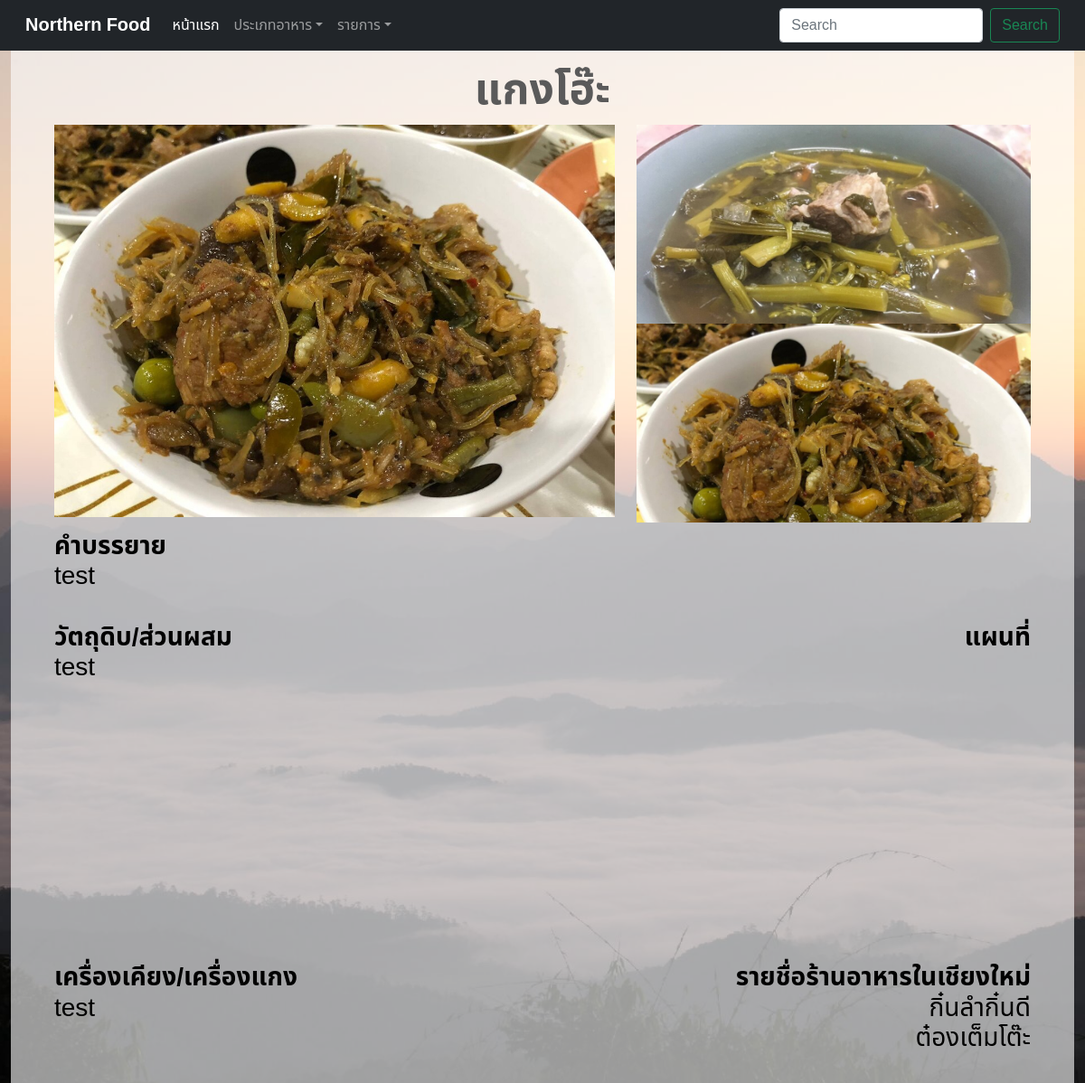
Screenshot of /food_detail.php?food_id=46 with the database file from the repository.
### tables this page shows
CREATE TABLE `nf_food` (
  `food_id` int(11) NOT NULL,
  `food_name` varchar(100) NOT NULL,
  `food_desc` text NOT NULL,
  `food_img` text NOT NULL,
  `food_ingredients` text NOT NULL,
  `food_spices` text NOT NULL,
  `food_bg` text NOT NULL,
  `type_id` int(11) NOT NULL
);

CREATE TABLE `nf_res` (
  `res_id` int(11) NOT NULL,
  `res_name` varchar(100) NOT NULL,
  `res_img` text NOT NULL,
  `res_map` text NOT NULL,
  `res_bg` text NOT NULL,
  `res_desc` text NOT NULL
);

CREATE TABLE `nf_food_res` (
  `food_res_id` int(11) NOT NULL,
  `food_id` int(11) NOT NULL,
  `res_id` int(11) NOT NULL
);

### food_detail.php (the view, shortened to what this page needs)
<?php
require_once 'template_user/head_template.php';
require_once 'template_user/navbar_template.php';
include_once('./admin_page/model/connection.php');
if (isset($_REQUEST['food_id'])) {
    try {
        $id = $_REQUEST['food_id'];
        $select_stmt = $db->prepare("SELECT * FROM nf_food_res
                                     INNER JOIN nf_food ON nf_food_res.food_id = nf_food.food_id
                                     INNER JOIN nf_res ON nf_food_res.res_id = nf_res.res_id
                                     WHERE nf_food.food_id = :id");
        $select_stmt->bindParam(":id", $id);
        $select_stmt->execute();
        $data = $select_stmt->fetch(PDO::FETCH_ASSOC);
    } catch (PDOException $e) {
        $e->getMessage();
    }
}
$food = $db->prepare('SELECT * from nf_food ORDER BY RAND() LIMIT 2');
$food->execute();
$food_row = $food->fetchAll();
?>
<body style="background: url(upload/food/bg/<?php echo $data['food_bg']; ?>);
             height: 100vh;
             background-position: center;
             background-repeat: no-repeat;
             background-size: cover;
             background-attachment: fixed;">
    <div class="container-fluid">
        <div class="row">
            <div class="col-12">
                <div style="background-color: rgba(255, 255, 255, 0.6);" class="px-4 py-4 text-center">
                    <h1 class="display-5 fw-bold"><?php echo $data['food_name']; ?></h1>
                    <div class="container">
                        <div class="row">
                            <div class="col-7">
                                <img class="img-fluid" src="upload/food/img/<?php echo $data['food_img'] ?>" width="100%" height="440">
                            </div>
                            <div class="col-5">
                                <?php foreach ($food_row as $row) { ?>
                                    <figure class="figure-detail-list"><img class="img-fluid" src="upload/food/img/<?php echo $row['food_img'] ?>" width="100%" height="220"></figure>
                                <?php } ?>
                            </div>
                        </div>
                        <div class="row">
                            <div class="col-12" style="padding-top: 10px; color:#000;">
                                <h3 class="mb-4" style="text-align: left;"><b>คำบรรยาย</b><br><?php echo $data['food_desc']; ?></h3>
                            </div>
                        </div>
                        <div class="row">
                            <div class="col-6" style="padding-top: 10px; color:#000;">
                                <h3 class="mb-4" style="text-align: left;"><b>วัตถุดิบ/ส่วนผสม</b><br><?php echo $data['food_ingredients']; ?></h3>
                            </div>
                            <div class="col-6" style="padding-top: 10px; color:#000;">
                                <h3 class="mb-4" style="text-align: right;"><b>แผนที่</b><br>
                                    <?php echo $data['res_map']; ?>
                                </h3>
                            </div>
                        </div>
                        <div class="row">
                            <div class="col-6" style="padding-top: 10px; color:#000;">
                                <h3 class="mb-4" style="text-align: left;"><b>เครื่องเคียง/เครื่องแกง</b><br><?php echo $data['food_spices']; ?></h3>
                            </div>
                            <div class="col-6" style="padding-top: 10px; color:#000;">
                                <h3 class="mb-4" style="text-align: right;"><b>รายชื่อร้านอาหารในเชียงใหม่</b><br>
                                    <?php
                                    $select_stmt->execute();
                                    while ($data = $select_stmt->fetch(PDO::FETCH_ASSOC)) {
                                    ?>
                                        <?php echo $data['res_name']; ?><br>
                                    <?php
                                    }
                                    ?>
                                </h3>
                            </div>
                        </div>
                    </div>
                </div>
            </div>
        </div>
    </div>
    <?php
    require_once 'template_user/script_template.php';
    ?>

### css/style.css (style rules this page uses)
* { font-family: 'Noto Sans Thai', sans-serif; }
.figure-detail-list { width: 100%; height: 220px; margin: 0; padding: 0; background: #fff; overflow: hidden; }

### css/carousel.css (style rules this page uses)
body { padding-top: 3rem; padding-bottom: 3rem; color: #5a5a5a; }

### rows the page displays
nf_food: food_name "แกงโฮ๊ะ", food_img (picture), food_desc "test", food_ingredients "test", food_spices "test"
nf_food: food_img (picture)
nf_food_res: res.res_name "กิ๋นลำกิ๋นดี"
nf_food_res: res.res_name "ต๋องเต็มโต๊ะ"
